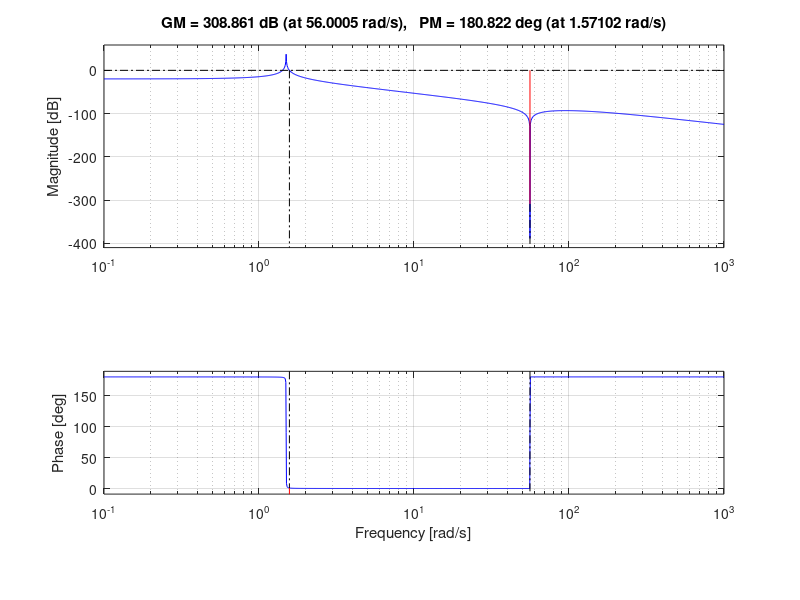

MATLAB code for this plot: (Note: this script raises an error after producing the figure.)
m_1 = 5;        %Kg
m_2 = 20;       %Kg
r_1 = 0.2;      %m
r_2 = 0.5;      %m
mu_s = 0.65;
mu_d = 0.5;
mu_r = mu_s*10^-2;

J_1 = m_1*r_1^2/2;
J_2 = m_2*r_2^2/2;

resolution = 5e-3;
% Set the resolution for the Simout

theta_1_0 = pi/3;


%%
% Vertical rolling control

x_0 = [theta_1_0;0;0;0];

% Define state matrices
A = [0       1      0       0;
     2.616   -0.013 1.8686  0.0052;
     0       0      0       1;
     -1.2034 0.0052 -0.8595 -0.0021];
B = [0;
     2;
     0;
     -0.8];
C = [0   0 0.5    0;
     0.4 0 0.2857 0];
D = [0;
     0];

% Create state space object
sys = ss(A,B,C,D);

% Define transfer matrix
tm = zpk(tf(sys))


% Test initial response
initial(sys,x_0)

%
% Check open-loop eigenvalues
E = eig(A)
%
% Desired closed loop eigenvalues
P = [-133.35 -131.71 -1.19 -1.06];

% Solve for K using pole placement
K = place(A,B,P)

% Check for closed loop eigenvalues
Acl = A - B*K;
Ecl = eig(Acl)

% Create closed loop system
syscl = ss(Acl,B,C,D);

% Check initial response
initial(syscl,x_0)
grid on

%

% LQR control

% Define initial conditions

% Define Q and R matrices
Q = [1 0 0 0;
     0 1 0 0;
     0 0 1 0;
     0 0 0 1];
Qu = [1e3 0;
      0 1e3];
R = 1;

% Define matrix K
Klqr = lqr(sys,transpose(C)*Qu*C,R)
% Klqr1 = lqr(sys,transpose(C)*Qu1*C,R)

% Define new state space
lqrsys = ss((A - B*Klqr),B,C,D);
% lqrsys1 = ss((A - B*Klqr1),B,C,D);

% % Plot
initial(lqrsys,x_0)
grid on



%
% Transfer function of the inner loop

s = tf('s');

Cil = [0.4 0 0.2857 0];
Dil = [0];
sysil = ss((A-B*Klqr),B,Cil,Dil);
Gil = zpk(tf(sysil))
margin(Gil)

% Static regulator
Rs = 1/s;
margin(Rs*Gil)
mu = 20;
R = mu*Rs;
L = R*Gil;
margin(L)
grid on
zpk(R)

% Wanted crossing pulsation
omega_c = 6;

% Poles position
taup = 1/(10*omega_c);
Rd = 1/(s*(1+taup*s));
margin(Rd*Gil)

% Define tauz and the provisional regulator
rho = tand(30);
tauz = rho/omega_c;
Rd = (1+tauz*s)/(s*(1+taup*s));
bode(Rd*Gil)

% Define gain mu and the final regulator



%

s = tf('s');

A = [0       1      0        0;
     7848    -0.013 5.60571  0.0052;
     0       0      0        1;
     -3.1392 0.0052 -2.24229 -0.00208];
B = [0;
     2;
     0;
     -0.8];
C1 = [0.4 0 0.285714 0];
D1 = 0;

% Create transfer function
[b,a] = ss2tf(A,B,C1,D1);
G = tf(b,a)
Gzpk = zpk(G)
margin(G)


%%
% Script to create a graphic representation of the controlled system

theta = linspace(-pi,pi);
i = 1;
theta_1 = 0;
theta_2 = 0;

xc1 = r_1*cos(theta) - (r_1 + r_2)*sin(theta_1_0*(r_1/r_2));
yc1 = r_1*sin(theta) + (2*r_2+r_1) - (r_1 + r_2)*(1 - cos(theta_1_0*(r_1/r_2)));
xc2 = r_2*cos(theta);
yc2 = r_2 - r_2*sin(theta);

axis equal

hold on

circle_1 = plot(xc1,yc1,'b');
circle_1.LineWidth = 2;
line_1 = line([0 - (r_1 + r_2)*sin(theta_1_0*(r_1/r_2)),r_1*cos(theta_1) - (r_1 + r_2)*sin(theta_1_0*(r_1/r_2))],[(2*r_2+r_1),(2*r_2+r_1) - r_1*sin(theta_1)]);
line_1.Color = 'b';
line_1.LineWidth = 2;
% Draw first circle

circle_2 = plot(xc2,yc2,'r');
circle_2.LineWidth = 2;
line_2 = line([0,r_2*cos(theta_2)],[r_2,r_2 - r_2*sin(theta_2)]);
line_2.Color = 'r';
line_2.LineWidth = 2;
% Draw second circle

ground = line([-1.5,1.5],[0,0]);
ground.Color = 'g';
ground.LineWidth = 2;
% Draw ground

time_string = sprintf('t = %.2f',out.tout(1));
time_label = text(-0.75,1.3,time_string);
time_label.FontSize = 14;
%Draw time label

C_1_string = sprintf('C_1 = %.2f',out.u(1));
C_1_label = text(-0.75,1.15,C_1_string);
C_1_label.FontSize = 14;
%Draw C_1 label

Distance_string = sprintf('d = %.2f',out.d(1));
Distance_label = text(0.55,1.3,Distance_string);
Distance_label.FontSize = 14;
%Draw Distance label
    
Alpha_string = sprintf('alpha = %.2f',out.alpha(1));
Alpha_label = text(0.55,1.15,Alpha_string);
Alpha_label.FontSize = 14;
%Draw Distance label

hold off

k = length(out.tout)/length(out.theta1);

for i = 1:length(out.theta1)
    
    yc1m = r_1*sin(theta) + (2*r_2+r_1) - (r_1 + r_2)*(1 - cos(out.alpha(i)));
    set(circle_1,'YData',yc1m)
    % Vertical movement of circle 1
    
    xc2m = xc2 - out.theta2(i)*r_2;
    set(circle_2,'XData',xc2m)
    % Horizontal movement of circle 2
    
    line_1.XData = [0 - (r_1 + r_2)*sin(theta_1_0*(r_1/r_2)),r_1*cos(- out.theta1(i)) - (r_1 + r_2)*sin(theta_1_0*(r_1/r_2))];
    line_1.YData = [(2*r_2+r_1) - (r_1 + r_2)*(1 - cos(out.alpha(i))),(2*r_2+r_1) - r_1*sin(- out.theta1(i)) - (r_1 + r_2)*(1 - cos(out.alpha(i)))];
    line_2.XData = [0 - out.theta2(i)*r_2 , r_2*cos(- out.theta2(i)) - out.theta2(i)*r_2];
    line_2.YData = [r_2,r_2 - r_2*sin(- out.theta2(i))];
    % Modify line positions
    
    ground.XData = [-1.5 - out.d(i),1.5 - out.d(i)];
    
    time_string = sprintf('t = %.2f',out.tout(round(i*k)));
    time_label.String = time_string;
    time_label.Position = [-0.75 - out.d(i),1.3];
    % Modify time label
    
    C_1_string = sprintf('C_1 = %.2f',out.u(i));
    C_1_label.String = C_1_string;
    C_1_label.Position = [-0.75 - out.d(i),1.15];
    % Modify C_1 label
    
    Distance_string = sprintf('d = %.2f',out.d(i));
    Distance_label.String = Distance_string;
    Distance_label.Position = [0.55 - out.d(i),1.3];
    % Modify Reference label
    
    Alpha_string = sprintf('alpha = %.2f',out.alpha(i));
    Alpha_label.String = Alpha_string;
    Alpha_label.Position = [0.55 - out.d(i),1.15];
    % Modify Reference label
    
    
    drawnow % display updates
end